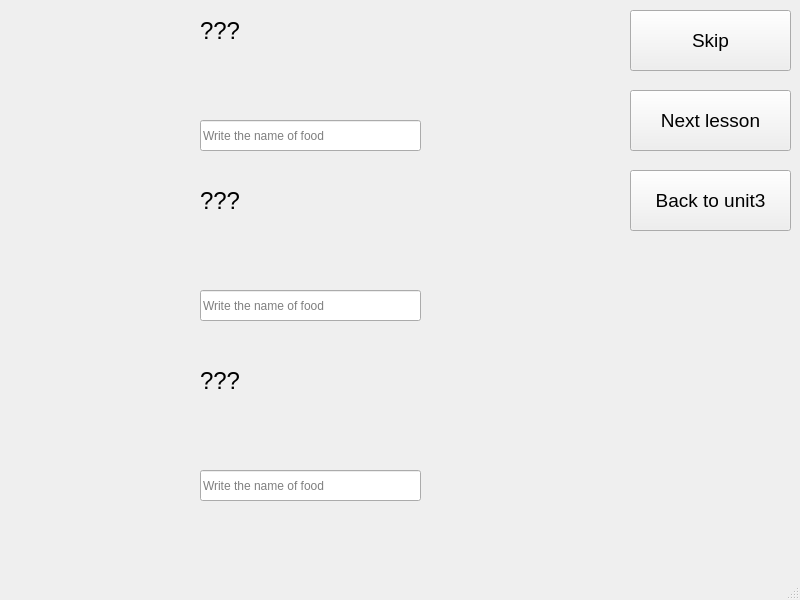
<?xml version="1.0" encoding="UTF-8"?>
<ui version="4.0">
 <class>MainWindow</class>
 <widget class="QMainWindow" name="MainWindow">
  <property name="geometry">
   <rect>
    <x>0</x>
    <y>0</y>
    <width>800</width>
    <height>600</height>
   </rect>
  </property>
  <property name="windowTitle">
   <string>MainWindow</string>
  </property>
  <widget class="QWidget" name="centralwidget">
   <widget class="QLabel" name="label">
    <property name="geometry">
     <rect>
      <x>20</x>
      <y>10</y>
      <width>161</width>
      <height>141</height>
     </rect>
    </property>
    <property name="text">
     <string/>
    </property>
    <property name="pixmap">
     <pixmap>../PTI picture SPCK/pizza.jfif</pixmap>
    </property>
    <property name="scaledContents">
     <bool>true</bool>
    </property>
   </widget>
   <widget class="QLabel" name="label_5">
    <property name="geometry">
     <rect>
      <x>200</x>
      <y>0</y>
      <width>191</width>
      <height>61</height>
     </rect>
    </property>
    <property name="font">
     <font>
      <pointsize>18</pointsize>
     </font>
    </property>
    <property name="text">
     <string>???</string>
    </property>
   </widget>
   <widget class="QLineEdit" name="lineEdit">
    <property name="geometry">
     <rect>
      <x>200</x>
      <y>120</y>
      <width>221</width>
      <height>31</height>
     </rect>
    </property>
    <property name="placeholderText">
     <string>Write the name of food</string>
    </property>
   </widget>
   <widget class="QLineEdit" name="lineEdit_2">
    <property name="geometry">
     <rect>
      <x>200</x>
      <y>290</y>
      <width>221</width>
      <height>31</height>
     </rect>
    </property>
    <property name="placeholderText">
     <string>Write the name of food</string>
    </property>
   </widget>
   <widget class="QLabel" name="label_6">
    <property name="geometry">
     <rect>
      <x>200</x>
      <y>170</y>
      <width>191</width>
      <height>61</height>
     </rect>
    </property>
    <property name="font">
     <font>
      <pointsize>18</pointsize>
     </font>
    </property>
    <property name="text">
     <string>???</string>
    </property>
   </widget>
   <widget class="QLabel" name="label_2">
    <property name="geometry">
     <rect>
      <x>20</x>
      <y>180</y>
      <width>161</width>
      <height>141</height>
     </rect>
    </property>
    <property name="text">
     <string/>
    </property>
    <property name="pixmap">
     <pixmap>../PTI picture SPCK/burger.jpg</pixmap>
    </property>
    <property name="scaledContents">
     <bool>true</bool>
    </property>
   </widget>
   <widget class="QLabel" name="label_3">
    <property name="geometry">
     <rect>
      <x>20</x>
      <y>360</y>
      <width>161</width>
      <height>141</height>
     </rect>
    </property>
    <property name="text">
     <string/>
    </property>
    <property name="pixmap">
     <pixmap>../PTI picture SPCK/salad.jpg</pixmap>
    </property>
    <property name="scaledContents">
     <bool>true</bool>
    </property>
   </widget>
   <widget class="QLineEdit" name="lineEdit_3">
    <property name="geometry">
     <rect>
      <x>200</x>
      <y>470</y>
      <width>221</width>
      <height>31</height>
     </rect>
    </property>
    <property name="placeholderText">
     <string>Write the name of food</string>
    </property>
   </widget>
   <widget class="QLabel" name="label_7">
    <property name="geometry">
     <rect>
      <x>200</x>
      <y>350</y>
      <width>191</width>
      <height>61</height>
     </rect>
    </property>
    <property name="font">
     <font>
      <pointsize>18</pointsize>
     </font>
    </property>
    <property name="text">
     <string>???</string>
    </property>
   </widget>
   <widget class="QPushButton" name="pushButton_7">
    <property name="geometry">
     <rect>
      <x>630</x>
      <y>90</y>
      <width>161</width>
      <height>61</height>
     </rect>
    </property>
    <property name="font">
     <font>
      <pointsize>14</pointsize>
     </font>
    </property>
    <property name="text">
     <string>Next lesson</string>
    </property>
   </widget>
   <widget class="QPushButton" name="pushButton_6">
    <property name="geometry">
     <rect>
      <x>630</x>
      <y>10</y>
      <width>161</width>
      <height>61</height>
     </rect>
    </property>
    <property name="font">
     <font>
      <pointsize>14</pointsize>
     </font>
    </property>
    <property name="text">
     <string>Skip</string>
    </property>
   </widget>
   <widget class="QPushButton" name="pushButton_5">
    <property name="geometry">
     <rect>
      <x>630</x>
      <y>170</y>
      <width>161</width>
      <height>61</height>
     </rect>
    </property>
    <property name="font">
     <font>
      <pointsize>14</pointsize>
     </font>
    </property>
    <property name="text">
     <string>Back to unit3</string>
    </property>
   </widget>
  </widget>
  <widget class="QMenuBar" name="menubar">
   <property name="geometry">
    <rect>
     <x>0</x>
     <y>0</y>
     <width>800</width>
     <height>26</height>
    </rect>
   </property>
  </widget>
  <widget class="QStatusBar" name="statusbar"/>
 </widget>
 <resources/>
 <connections/>
</ui>
